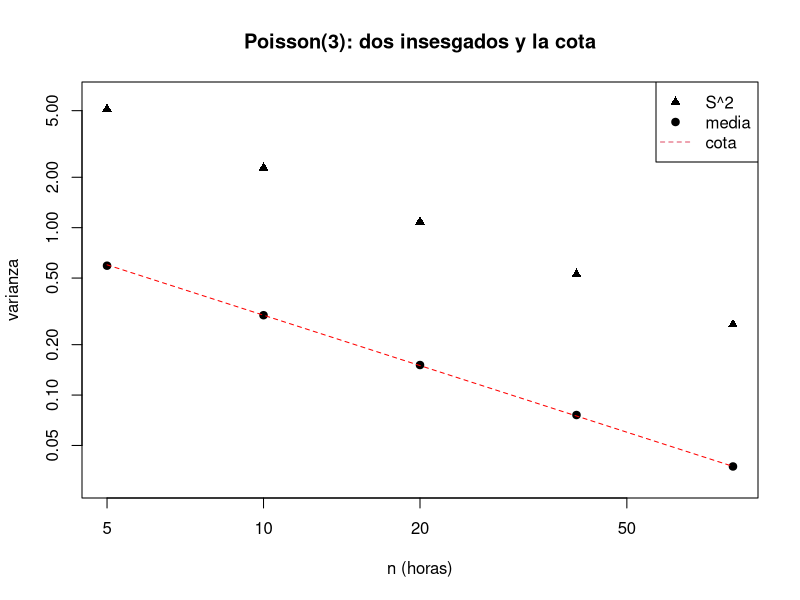

Source code (R):
# Programa 2: la cota de Cramér–Rao, medida
# Del artículo «Propiedades de los estimadores — práctica en R con simulaciones del sesgo, el ECM, la cota de Cramér–Rao y la consistencia (y las 10.000 varianzas que no pedí)»
# https://sergiolearns.com/propiedades-de-los-estimadores-practica/

ns <- c(5, 10, 20, 40, 80)

set.seed(32)
pois <- t(sapply(ns, function(n) {
  e <- replicate(5000, { x <- rpois(n, 3); c(mean(x), var(x)) })   # fila 1: medias, fila 2: S^2
  c(n = n, var_media = var(e[1, ]), var_S2 = var(e[2, ]), cota = 3 / n)
}))
round(pois, 4)

set.seed(33)
lam <- 1 / 12
expo <- t(sapply(ns, function(n) {
  l <- replicate(5000, (n - 1) / sum(rexp(n, lam)))   # lambda* = (n - 1) / (n * media)
  c(n = n, media = mean(l), var_sim = var(l), var_teo = lam^2 / (n - 2), cota = lam^2 / n)
}))
signif(expo, 3)

plot(ns, pois[, "var_S2"], log = "xy", pch = 17, ylim = c(0.03, 6),
     xlab = "n (horas)", ylab = "varianza", main = "Poisson(3): dos insesgados y la cota")
points(ns, pois[, "var_media"], pch = 19)
lines(ns, pois[, "cota"], lty = 2, col = "red")
legend("topright", c("S^2", "media", "cota"), pch = c(17, 19, NA), lty = c(NA, NA, 2), col = c(1, 1, 2))
